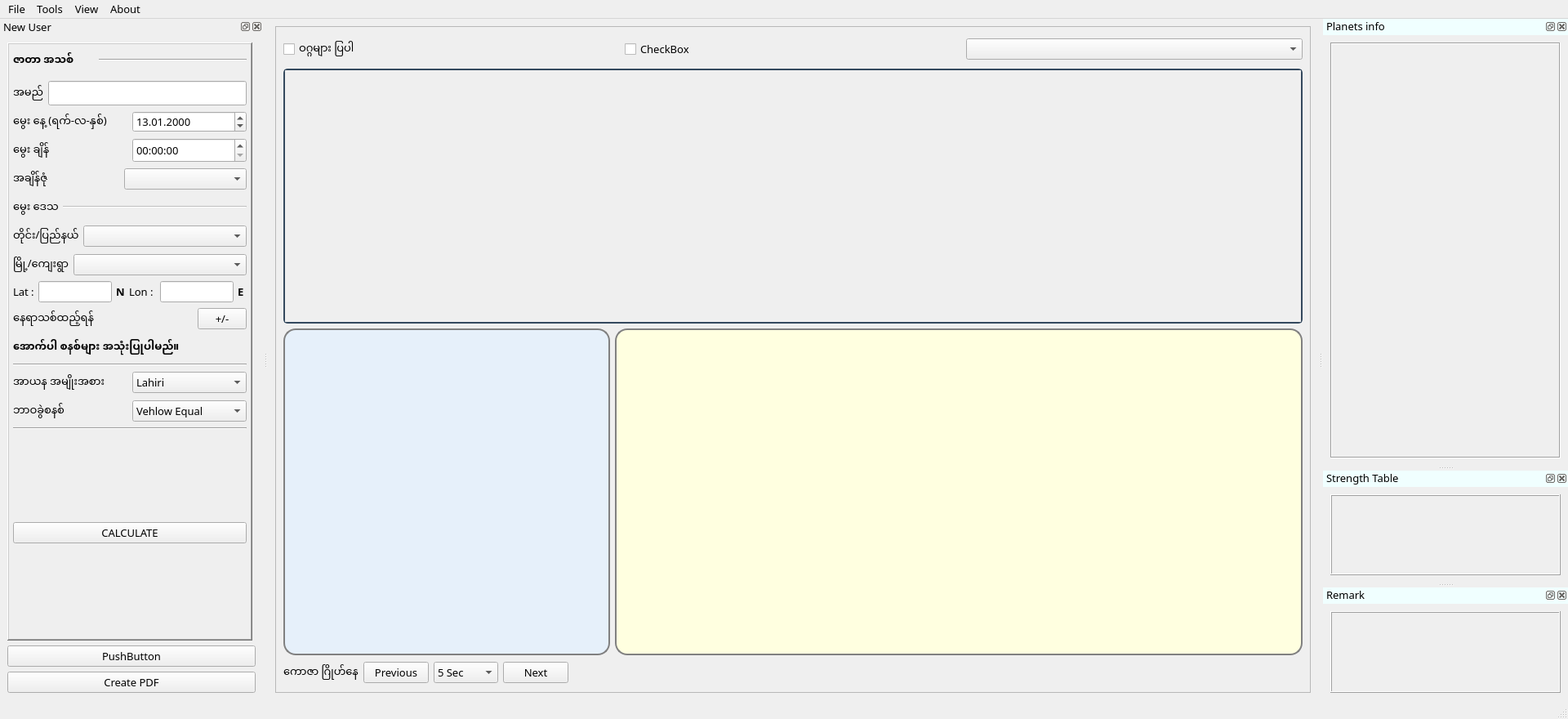
<?xml version="1.0" encoding="UTF-8"?>
<ui version="4.0">
 <class>MainWindow</class>
 <widget class="QMainWindow" name="MainWindow">
  <property name="geometry">
   <rect>
    <x>0</x>
    <y>0</y>
    <width>1920</width>
    <height>880</height>
   </rect>
  </property>
  <property name="sizePolicy">
   <sizepolicy hsizetype="Expanding" vsizetype="Expanding">
    <horstretch>0</horstretch>
    <verstretch>0</verstretch>
   </sizepolicy>
  </property>
  <property name="font">
   <font>
    <family>Pyidaungsu</family>
    <pointsize>10</pointsize>
   </font>
  </property>
  <property name="windowTitle">
   <string>Bharani App</string>
  </property>
  <property name="windowIcon">
   <iconset>
    <normaloff>res/VediIcon.ico</normaloff>res/VediIcon.ico</iconset>
  </property>
  <widget class="QWidget" name="centralwidget">
   <property name="enabled">
    <bool>true</bool>
   </property>
   <layout class="QHBoxLayout" name="horizontalLayout">
    <item>
     <widget class="QFrame" name="frame_2">
      <property name="frameShape">
       <enum>QFrame::StyledPanel</enum>
      </property>
      <property name="frameShadow">
       <enum>QFrame::Raised</enum>
      </property>
      <layout class="QGridLayout" name="gridLayout">
       <item row="0" column="0">
        <layout class="QVBoxLayout" name="verticalLayout_2">
         <item>
          <layout class="QHBoxLayout" name="horizontalLayout_3">
           <item>
            <widget class="QCheckBox" name="chkDivision">
             <property name="text">
              <string>ဝဂ္ဂများ ပြပါ</string>
             </property>
            </widget>
           </item>
           <item>
            <widget class="QCheckBox" name="chk">
             <property name="text">
              <string>CheckBox</string>
             </property>
            </widget>
           </item>
           <item>
            <widget class="QComboBox" name="cboCheckable"/>
           </item>
          </layout>
         </item>
         <item>
          <widget class="QScrollArea" name="frmcenter">
           <property name="maximumSize">
            <size>
             <width>16777215</width>
             <height>560</height>
            </size>
           </property>
           <property name="styleSheet">
            <string notr="true">QScrollArea {
                background-color: #E0FFFF;      /* နောက်ခံအရောင် (အမည်းရောင်အပြာ) */
                border-radius: 5px;            /* အနားလုံး */
                border: 2px solid #34495e;      /* အနားသတ် */
            }
            </string>
           </property>
           <property name="widgetResizable">
            <bool>true</bool>
           </property>
           <widget class="QWidget" name="scrollAreaWidgetContents">
            <property name="geometry">
             <rect>
              <x>0</x>
              <y>0</y>
              <width>1236</width>
              <height>267</height>
             </rect>
            </property>
           </widget>
          </widget>
         </item>
         <item>
          <layout class="QHBoxLayout" name="horizontalLayout_2">
           <item>
            <layout class="QHBoxLayout" name="horizontalLayout_4">
             <item>
              <widget class="QFrame" name="frmkawzar">
               <property name="sizePolicy">
                <sizepolicy hsizetype="Fixed" vsizetype="Fixed">
                 <horstretch>0</horstretch>
                 <verstretch>0</verstretch>
                </sizepolicy>
               </property>
               <property name="minimumSize">
                <size>
                 <width>400</width>
                 <height>400</height>
                </size>
               </property>
               <property name="styleSheet">
                <string notr="true">QFrame {
    background-color: #e6f0fa;  /* နုနယ်တဲ့ အပြာရောင် */
    border: 2px solid gray;      /* ဘောင်လေး ထည့်ကြည့် */
    border-radius: 15px;          /* ထောင့်ဝိုင်းလေး လုပ်ကြည့် */
}</string>
               </property>
               <property name="frameShape">
                <enum>QFrame::StyledPanel</enum>
               </property>
               <property name="frameShadow">
                <enum>QFrame::Raised</enum>
               </property>
              </widget>
             </item>
             <item>
              <widget class="QFrame" name="frmDasa">
               <property name="sizePolicy">
                <sizepolicy hsizetype="Preferred" vsizetype="Preferred">
                 <horstretch>0</horstretch>
                 <verstretch>0</verstretch>
                </sizepolicy>
               </property>
               <property name="minimumSize">
                <size>
                 <width>0</width>
                 <height>0</height>
                </size>
               </property>
               <property name="maximumSize">
                <size>
                 <width>16777215</width>
                 <height>16777215</height>
                </size>
               </property>
               <property name="styleSheet">
                <string notr="true">QFrame {
    background-color:lightyellow;  /* နုနယ်တဲ့ အပြာရောင် */
    border: 2px solid gray;      /* ဘောင်လေး ထည့်ကြည့် */
    border-radius: 15px;          /* ထောင့်ဝိုင်းလေး လုပ်ကြည့် */
}</string>
               </property>
               <property name="frameShape">
                <enum>QFrame::StyledPanel</enum>
               </property>
               <property name="frameShadow">
                <enum>QFrame::Raised</enum>
               </property>
              </widget>
             </item>
            </layout>
           </item>
          </layout>
         </item>
        </layout>
       </item>
       <item row="1" column="0">
        <layout class="QHBoxLayout" name="horizontalLayout_19">
         <item>
          <widget class="QLabel" name="label_17">
           <property name="text">
            <string>ကောဇာ ဂြိုဟ်နေ</string>
           </property>
          </widget>
         </item>
         <item>
          <widget class="QPushButton" name="btnPrev">
           <property name="text">
            <string>Previous</string>
           </property>
          </widget>
         </item>
         <item>
          <widget class="QComboBox" name="cboTimeSwitch">
           <item>
            <property name="text">
             <string>5 Sec</string>
            </property>
           </item>
           <item>
            <property name="text">
             <string>15 Sec</string>
            </property>
           </item>
           <item>
            <property name="text">
             <string>30 Sec</string>
            </property>
           </item>
           <item>
            <property name="text">
             <string>5 Min</string>
            </property>
           </item>
           <item>
            <property name="text">
             <string>15 Min</string>
            </property>
           </item>
           <item>
            <property name="text">
             <string>30 Min</string>
            </property>
           </item>
           <item>
            <property name="text">
             <string>1 Hour</string>
            </property>
           </item>
           <item>
            <property name="text">
             <string>1 Day</string>
            </property>
           </item>
           <item>
            <property name="text">
             <string>1 Month</string>
            </property>
           </item>
           <item>
            <property name="text">
             <string>1 Year</string>
            </property>
           </item>
          </widget>
         </item>
         <item>
          <widget class="QPushButton" name="btnNext">
           <property name="text">
            <string>Next</string>
           </property>
          </widget>
         </item>
         <item>
          <spacer name="horizontalSpacer">
           <property name="orientation">
            <enum>Qt::Horizontal</enum>
           </property>
           <property name="sizeHint" stdset="0">
            <size>
             <width>40</width>
             <height>20</height>
            </size>
           </property>
          </spacer>
         </item>
        </layout>
       </item>
      </layout>
     </widget>
    </item>
   </layout>
  </widget>
  <widget class="QMenuBar" name="menubar">
   <property name="geometry">
    <rect>
     <x>0</x>
     <y>0</y>
     <width>1920</width>
     <height>26</height>
    </rect>
   </property>
   <property name="sizePolicy">
    <sizepolicy hsizetype="Minimum" vsizetype="Minimum">
     <horstretch>0</horstretch>
     <verstretch>0</verstretch>
    </sizepolicy>
   </property>
   <widget class="QMenu" name="menuFile">
    <property name="title">
     <string>File</string>
    </property>
    <addaction name="actionNew"/>
    <addaction name="actionOpen"/>
    <addaction name="actionSave"/>
    <addaction name="separator"/>
    <addaction name="actionExit"/>
   </widget>
   <widget class="QMenu" name="menuTools">
    <property name="title">
     <string>Tools</string>
    </property>
    <addaction name="actionSettings"/>
    <addaction name="actionView"/>
   </widget>
   <widget class="QMenu" name="menuWindows">
    <property name="title">
     <string>View</string>
    </property>
    <addaction name="actionPlanets_info"/>
    <addaction name="actionStrength_Table"/>
    <addaction name="actionRemark"/>
    <addaction name="actionNew_User"/>
   </widget>
   <widget class="QMenu" name="menuAbout">
    <property name="title">
     <string>About</string>
    </property>
    <addaction name="actionAbout_Me"/>
   </widget>
   <addaction name="menuFile"/>
   <addaction name="menuTools"/>
   <addaction name="menuWindows"/>
   <addaction name="menuAbout"/>
  </widget>
  <widget class="QStatusBar" name="statusbar">
   <property name="baseSize">
    <size>
     <width>1024</width>
     <height>36</height>
    </size>
   </property>
   <property name="font">
    <font>
     <family>Pyidaungsu</family>
    </font>
   </property>
   <property name="Status :" stdset="0">
    <string>Good Contition</string>
   </property>
  </widget>
  <widget class="QDockWidget" name="docPlanetsInfo">
   <property name="minimumSize">
    <size>
     <width>300</width>
     <height>151</height>
    </size>
   </property>
   <property name="styleSheet">
    <string notr="true">QDockWidget::title {
    background-color: azure;      // Title Bar ရဲ့ နောက်ခံအရောင်
   // color: white;                // Title စာသားရဲ့ အရောင်
}</string>
   </property>
   <property name="windowTitle">
    <string>Planets info</string>
   </property>
   <attribute name="dockWidgetArea">
    <number>2</number>
   </attribute>
   <widget class="QWidget" name="dockWidgetContents">
    <layout class="QVBoxLayout" name="verticalLayout">
     <item>
      <widget class="QScrollArea" name="frm_planet_info">
       <property name="frameShape">
        <enum>QFrame::Box</enum>
       </property>
       <property name="widgetResizable">
        <bool>true</bool>
       </property>
       <widget class="QWidget" name="scrollAreaWidgetContents_2">
        <property name="geometry">
         <rect>
          <x>0</x>
          <y>0</y>
          <width>274</width>
          <height>350</height>
         </rect>
        </property>
       </widget>
      </widget>
     </item>
    </layout>
   </widget>
  </widget>
  <widget class="QDockWidget" name="docStrength">
   <property name="styleSheet">
    <string notr="true">QDockWidget::title {
    background-color: azure;      // Title Bar ရဲ့ နောက်ခံအရောင်
   // color: white;                // Title စာသားရဲ့ အရောင်
}</string>
   </property>
   <property name="windowTitle">
    <string>Strength Table</string>
   </property>
   <attribute name="dockWidgetArea">
    <number>2</number>
   </attribute>
   <widget class="QWidget" name="dockWidgetContents_3">
    <layout class="QVBoxLayout" name="verticalLayout_3">
     <item>
      <widget class="QFrame" name="frm_strength_table">
       <property name="frameShape">
        <enum>QFrame::Box</enum>
       </property>
       <property name="frameShadow">
        <enum>QFrame::Raised</enum>
       </property>
      </widget>
     </item>
    </layout>
   </widget>
  </widget>
  <widget class="QDockWidget" name="docRemark">
   <property name="styleSheet">
    <string notr="true">QDockWidget::title {
    background-color: azure;      // Title Bar ရဲ့ နောက်ခံအရောင်
   // color: white;                // Title စာသားရဲ့ အရောင်
}</string>
   </property>
   <property name="windowTitle">
    <string>Remark</string>
   </property>
   <attribute name="dockWidgetArea">
    <number>2</number>
   </attribute>
   <widget class="QWidget" name="dockWidgetContents_4">
    <layout class="QVBoxLayout" name="verticalLayout_5">
     <item>
      <widget class="QFrame" name="frm_remark">
       <property name="styleSheet">
        <string notr="true"/>
       </property>
       <property name="frameShape">
        <enum>QFrame::Box</enum>
       </property>
       <property name="frameShadow">
        <enum>QFrame::Raised</enum>
       </property>
      </widget>
     </item>
    </layout>
   </widget>
  </widget>
  <widget class="QDockWidget" name="docNew">
   <property name="minimumSize">
    <size>
     <width>322</width>
     <height>779</height>
    </size>
   </property>
   <property name="font">
    <font/>
   </property>
   <property name="styleSheet">
    <string notr="true">QDockWidget#StyledDock {
        border: 2px solid #333333;       /* ဘောင်ပြမယ် */
        background-color: #e0e0e0;
        border-radius: 5px;
    }
    QDockWidget#StyledDock::title {
        background-color: #lightblue;       /* Title အရောင် */
        color: white;
        padding-left: 15px;              /* သင်္ကေတအတွက် နေရာခွာ */
        padding-right: 5px;
        height: 24px;                    /* အမြင့်သတ်မှတ် */
        border: 1px solid #005a9e;       /* Title ဘောင် */
    }</string>
   </property>
   <property name="windowTitle">
    <string>New User</string>
   </property>
   <attribute name="dockWidgetArea">
    <number>1</number>
   </attribute>
   <widget class="QWidget" name="dockWidgetContents_9">
    <layout class="QVBoxLayout" name="verticalLayout_4">
     <item>
      <widget class="QFrame" name="frame_3">
       <property name="sizePolicy">
        <sizepolicy hsizetype="Fixed" vsizetype="Preferred">
         <horstretch>0</horstretch>
         <verstretch>0</verstretch>
        </sizepolicy>
       </property>
       <property name="minimumSize">
        <size>
         <width>300</width>
         <height>0</height>
        </size>
       </property>
       <property name="maximumSize">
        <size>
         <width>300</width>
         <height>16777215</height>
        </size>
       </property>
       <property name="font">
        <font>
         <family>Pyidaungsu</family>
         <pointsize>10</pointsize>
        </font>
       </property>
       <property name="autoFillBackground">
        <bool>true</bool>
       </property>
       <property name="frameShape">
        <enum>QFrame::WinPanel</enum>
       </property>
       <property name="frameShadow">
        <enum>QFrame::Raised</enum>
       </property>
       <property name="lineWidth">
        <number>1</number>
       </property>
       <layout class="QVBoxLayout" name="verticalLayout_7">
        <property name="spacing">
         <number>5</number>
        </property>
        <property name="leftMargin">
         <number>5</number>
        </property>
        <property name="topMargin">
         <number>5</number>
        </property>
        <property name="rightMargin">
         <number>5</number>
        </property>
        <item>
         <layout class="QHBoxLayout" name="horizontalLayout_32">
          <property name="bottomMargin">
           <number>5</number>
          </property>
          <item>
           <widget class="QLabel" name="label_28">
            <property name="enabled">
             <bool>true</bool>
            </property>
            <property name="maximumSize">
             <size>
              <width>100</width>
              <height>16777215</height>
             </size>
            </property>
            <property name="font">
             <font>
              <family>Pyidaungsu</family>
              <pointsize>10</pointsize>
              <weight>75</weight>
              <bold>true</bold>
             </font>
            </property>
            <property name="text">
             <string>ဇာတာ အသစ်</string>
            </property>
            <property name="margin">
             <number>1</number>
            </property>
           </widget>
          </item>
          <item>
           <widget class="Line" name="line_6">
            <property name="orientation">
             <enum>Qt::Horizontal</enum>
            </property>
           </widget>
          </item>
         </layout>
        </item>
        <item>
         <layout class="QHBoxLayout" name="horizontalLayout_33">
          <item>
           <widget class="QLabel" name="label_31">
            <property name="enabled">
             <bool>true</bool>
            </property>
            <property name="minimumSize">
             <size>
              <width>0</width>
              <height>0</height>
             </size>
            </property>
            <property name="maximumSize">
             <size>
              <width>16777215</width>
              <height>16777215</height>
             </size>
            </property>
            <property name="baseSize">
             <size>
              <width>75</width>
              <height>0</height>
             </size>
            </property>
            <property name="font">
             <font>
              <family>Pyidaungsu</family>
              <pointsize>10</pointsize>
              <weight>50</weight>
              <bold>false</bold>
             </font>
            </property>
            <property name="text">
             <string>အမည်</string>
            </property>
           </widget>
          </item>
          <item>
           <widget class="QLineEdit" name="txtname_2">
            <property name="enabled">
             <bool>true</bool>
            </property>
            <property name="sizePolicy">
             <sizepolicy hsizetype="Expanding" vsizetype="Preferred">
              <horstretch>0</horstretch>
              <verstretch>0</verstretch>
             </sizepolicy>
            </property>
            <property name="minimumSize">
             <size>
              <width>0</width>
              <height>0</height>
             </size>
            </property>
            <property name="maximumSize">
             <size>
              <width>16777215</width>
              <height>16777215</height>
             </size>
            </property>
            <property name="font">
             <font>
              <family>Pyidaungsu</family>
              <pointsize>10</pointsize>
             </font>
            </property>
            <property name="tabletTracking">
             <bool>false</bool>
            </property>
           </widget>
          </item>
         </layout>
        </item>
        <item>
         <layout class="QHBoxLayout" name="horizontalLayout_34">
          <item>
           <widget class="QLabel" name="label_32">
            <property name="maximumSize">
             <size>
              <width>160</width>
              <height>16777215</height>
             </size>
            </property>
            <property name="font">
             <font>
              <family>Pyidaungsu</family>
              <pointsize>10</pointsize>
              <weight>50</weight>
              <bold>false</bold>
             </font>
            </property>
            <property name="text">
             <string>မွေး နေ့ (ရက်-လ-နှစ်)</string>
            </property>
           </widget>
          </item>
          <item>
           <widget class="QDateEdit" name="cbodate_2">
            <property name="enabled">
             <bool>true</bool>
            </property>
            <property name="font">
             <font>
              <family>Pyidaungsu</family>
              <pointsize>10</pointsize>
             </font>
            </property>
            <property name="displayFormat">
             <string>dd.MM.yyyy</string>
            </property>
            <property name="date">
             <date>
              <year>2000</year>
              <month>1</month>
              <day>13</day>
             </date>
            </property>
           </widget>
          </item>
         </layout>
        </item>
        <item>
         <layout class="QHBoxLayout" name="horizontalLayout_35">
          <item>
           <widget class="QLabel" name="label_33">
            <property name="enabled">
             <bool>true</bool>
            </property>
            <property name="sizePolicy">
             <sizepolicy hsizetype="Minimum" vsizetype="Preferred">
              <horstretch>0</horstretch>
              <verstretch>0</verstretch>
             </sizepolicy>
            </property>
            <property name="minimumSize">
             <size>
              <width>0</width>
              <height>0</height>
             </size>
            </property>
            <property name="maximumSize">
             <size>
              <width>16777215</width>
              <height>16777215</height>
             </size>
            </property>
            <property name="font">
             <font>
              <family>Pyidaungsu</family>
              <pointsize>10</pointsize>
             </font>
            </property>
            <property name="text">
             <string>မွေး ချိန်</string>
            </property>
           </widget>
          </item>
          <item>
           <widget class="QTimeEdit" name="cbotime_2">
            <property name="sizePolicy">
             <sizepolicy hsizetype="Preferred" vsizetype="Preferred">
              <horstretch>0</horstretch>
              <verstretch>0</verstretch>
             </sizepolicy>
            </property>
            <property name="minimumSize">
             <size>
              <width>0</width>
              <height>0</height>
             </size>
            </property>
            <property name="maximumSize">
             <size>
              <width>16777215</width>
              <height>16777215</height>
             </size>
            </property>
            <property name="font">
             <font>
              <family>Pyidaungsu</family>
              <pointsize>10</pointsize>
             </font>
            </property>
           </widget>
          </item>
         </layout>
        </item>
        <item>
         <layout class="QHBoxLayout" name="horizontalLayout_36">
          <item>
           <widget class="QLabel" name="lblTimeZone_3">
            <property name="sizePolicy">
             <sizepolicy hsizetype="Expanding" vsizetype="Preferred">
              <horstretch>0</horstretch>
              <verstretch>0</verstretch>
             </sizepolicy>
            </property>
            <property name="minimumSize">
             <size>
              <width>0</width>
              <height>0</height>
             </size>
            </property>
            <property name="maximumSize">
             <size>
              <width>16777215</width>
              <height>16777215</height>
             </size>
            </property>
            <property name="font">
             <font>
              <family>Pyidaungsu</family>
              <pointsize>10</pointsize>
             </font>
            </property>
            <property name="text">
             <string>အချိန်ဇုံ</string>
            </property>
            <property name="alignment">
             <set>Qt::AlignLeading|Qt::AlignLeft|Qt::AlignVCenter</set>
            </property>
           </widget>
          </item>
          <item>
           <widget class="QComboBox" name="cbotimezone_2">
            <property name="sizePolicy">
             <sizepolicy hsizetype="Maximum" vsizetype="Fixed">
              <horstretch>0</horstretch>
              <verstretch>0</verstretch>
             </sizepolicy>
            </property>
            <property name="minimumSize">
             <size>
              <width>150</width>
              <height>0</height>
             </size>
            </property>
            <property name="maximumSize">
             <size>
              <width>200</width>
              <height>16777215</height>
             </size>
            </property>
            <property name="font">
             <font>
              <family>Pyidaungsu</family>
              <pointsize>10</pointsize>
             </font>
            </property>
           </widget>
          </item>
         </layout>
        </item>
        <item>
         <layout class="QHBoxLayout" name="horizontalLayout_37">
          <item>
           <widget class="QLabel" name="label_34">
            <property name="sizePolicy">
             <sizepolicy hsizetype="Fixed" vsizetype="Preferred">
              <horstretch>0</horstretch>
              <verstretch>0</verstretch>
             </sizepolicy>
            </property>
            <property name="maximumSize">
             <size>
              <width>16777215</width>
              <height>16777215</height>
             </size>
            </property>
            <property name="font">
             <font>
              <family>Pyidaungsu</family>
              <pointsize>10</pointsize>
              <weight>50</weight>
              <bold>false</bold>
             </font>
            </property>
            <property name="text">
             <string>မွေး ဒေသ</string>
            </property>
           </widget>
          </item>
          <item>
           <widget class="Line" name="line_7">
            <property name="enabled">
             <bool>false</bool>
            </property>
            <property name="sizePolicy">
             <sizepolicy hsizetype="Preferred" vsizetype="Fixed">
              <horstretch>0</horstretch>
              <verstretch>0</verstretch>
             </sizepolicy>
            </property>
            <property name="orientation">
             <enum>Qt::Horizontal</enum>
            </property>
           </widget>
          </item>
         </layout>
        </item>
        <item>
         <layout class="QHBoxLayout" name="horizontalLayout_38">
          <item>
           <widget class="QLabel" name="label_35">
            <property name="sizePolicy">
             <sizepolicy hsizetype="Fixed" vsizetype="Preferred">
              <horstretch>0</horstretch>
              <verstretch>0</verstretch>
             </sizepolicy>
            </property>
            <property name="font">
             <font>
              <family>Pyidaungsu</family>
              <pointsize>10</pointsize>
             </font>
            </property>
            <property name="text">
             <string>တိုင်း/ပြည်နယ်</string>
            </property>
           </widget>
          </item>
          <item>
           <widget class="QComboBox" name="cbostate_2">
            <property name="enabled">
             <bool>true</bool>
            </property>
            <property name="font">
             <font>
              <family>Pyidaungsu</family>
              <pointsize>10</pointsize>
             </font>
            </property>
           </widget>
          </item>
         </layout>
        </item>
        <item>
         <layout class="QHBoxLayout" name="horizontalLayout_39">
          <item>
           <widget class="QLabel" name="label_36">
            <property name="enabled">
             <bool>true</bool>
            </property>
            <property name="sizePolicy">
             <sizepolicy hsizetype="Fixed" vsizetype="Preferred">
              <horstretch>0</horstretch>
              <verstretch>0</verstretch>
             </sizepolicy>
            </property>
            <property name="font">
             <font>
              <family>Pyidaungsu</family>
              <pointsize>10</pointsize>
             </font>
            </property>
            <property name="text">
             <string>မြို့/ကျေးရွာ</string>
            </property>
           </widget>
          </item>
          <item>
           <widget class="QComboBox" name="cbocity_2">
            <property name="enabled">
             <bool>true</bool>
            </property>
            <property name="font">
             <font>
              <family>Pyidaungsu</family>
              <pointsize>10</pointsize>
             </font>
            </property>
           </widget>
          </item>
         </layout>
        </item>
        <item>
         <layout class="QHBoxLayout" name="horizontalLayout_40">
          <item>
           <widget class="QLabel" name="label_37">
            <property name="font">
             <font>
              <family>Pyidaungsu</family>
              <pointsize>10</pointsize>
             </font>
            </property>
            <property name="text">
             <string>Lat :</string>
            </property>
           </widget>
          </item>
          <item>
           <widget class="QLineEdit" name="txtlat_2">
            <property name="font">
             <font>
              <family>Pyidaungsu</family>
              <pointsize>10</pointsize>
             </font>
            </property>
            <property name="maxLength">
             <number>10</number>
            </property>
           </widget>
          </item>
          <item>
           <widget class="QLabel" name="lblN_3">
            <property name="enabled">
             <bool>true</bool>
            </property>
            <property name="font">
             <font>
              <family>Pyidaungsu</family>
              <pointsize>10</pointsize>
              <weight>75</weight>
              <bold>true</bold>
             </font>
            </property>
            <property name="text">
             <string>N</string>
            </property>
           </widget>
          </item>
          <item>
           <widget class="QLabel" name="label_38">
            <property name="font">
             <font>
              <family>Pyidaungsu</family>
              <pointsize>10</pointsize>
             </font>
            </property>
            <property name="text">
             <string>Lon : </string>
            </property>
           </widget>
          </item>
          <item>
           <widget class="QLineEdit" name="txtlon_2">
            <property name="font">
             <font>
              <family>Pyidaungsu</family>
              <pointsize>10</pointsize>
             </font>
            </property>
            <property name="maxLength">
             <number>10</number>
            </property>
           </widget>
          </item>
          <item>
           <widget class="QLabel" name="lblE_3">
            <property name="font">
             <font>
              <family>Pyidaungsu</family>
              <pointsize>10</pointsize>
              <weight>75</weight>
              <bold>true</bold>
             </font>
            </property>
            <property name="text">
             <string>E </string>
            </property>
           </widget>
          </item>
         </layout>
        </item>
        <item>
         <layout class="QHBoxLayout" name="horizontalLayout_41">
          <item>
           <widget class="QLabel" name="label_39">
            <property name="enabled">
             <bool>true</bool>
            </property>
            <property name="sizePolicy">
             <sizepolicy hsizetype="Preferred" vsizetype="Preferred">
              <horstretch>0</horstretch>
              <verstretch>0</verstretch>
             </sizepolicy>
            </property>
            <property name="font">
             <font>
              <family>Pyidaungsu</family>
              <pointsize>10</pointsize>
             </font>
            </property>
            <property name="text">
             <string>နေရာသစ်ထည့်ရန်</string>
            </property>
           </widget>
          </item>
          <item>
           <widget class="QPushButton" name="btn_edit_place_2">
            <property name="maximumSize">
             <size>
              <width>60</width>
              <height>16777215</height>
             </size>
            </property>
            <property name="font">
             <font>
              <family>Pyidaungsu</family>
              <pointsize>10</pointsize>
             </font>
            </property>
            <property name="text">
             <string>+/-</string>
            </property>
           </widget>
          </item>
         </layout>
        </item>
        <item>
         <widget class="QLabel" name="label_40">
          <property name="font">
           <font>
            <family>Pyidaungsu</family>
            <pointsize>10</pointsize>
            <weight>75</weight>
            <bold>true</bold>
           </font>
          </property>
          <property name="text">
           <string>အောက်ပါ စနစ်များ အသုံးပြုပါမည်။</string>
          </property>
          <property name="margin">
           <number>5</number>
          </property>
         </widget>
        </item>
        <item>
         <widget class="Line" name="line">
          <property name="orientation">
           <enum>Qt::Horizontal</enum>
          </property>
         </widget>
        </item>
        <item>
         <layout class="QHBoxLayout" name="horizontalLayout_42">
          <item>
           <widget class="QLabel" name="label_41">
            <property name="minimumSize">
             <size>
              <width>176</width>
              <height>0</height>
             </size>
            </property>
            <property name="maximumSize">
             <size>
              <width>176</width>
              <height>16777215</height>
             </size>
            </property>
            <property name="font">
             <font>
              <family>Pyidaungsu</family>
              <pointsize>10</pointsize>
             </font>
            </property>
            <property name="text">
             <string>အာယန အမျိုးအစား</string>
            </property>
           </widget>
          </item>
          <item>
           <widget class="QComboBox" name="cboaryana_2">
            <property name="minimumSize">
             <size>
              <width>0</width>
              <height>0</height>
             </size>
            </property>
            <property name="maximumSize">
             <size>
              <width>213</width>
              <height>16777215</height>
             </size>
            </property>
            <property name="font">
             <font>
              <family>Pyidaungsu</family>
              <pointsize>10</pointsize>
             </font>
            </property>
            <property name="styleSheet">
             <string notr="true"/>
            </property>
            <property name="currentIndex">
             <number>0</number>
            </property>
            <property name="duplicatesEnabled">
             <bool>false</bool>
            </property>
            <item>
             <property name="text">
              <string>Lahiri</string>
             </property>
            </item>
            <item>
             <property name="text">
              <string>Krishnamurti</string>
             </property>
            </item>
            <item>
             <property name="text">
              <string>Raman</string>
             </property>
            </item>
            <item>
             <property name="text">
              <string>Fagan/Bradley</string>
             </property>
            </item>
            <item>
             <property name="text">
              <string>Yukteshwar</string>
             </property>
            </item>
            <item>
             <property name="text">
              <string>J2000</string>
             </property>
            </item>
            <item>
             <property name="text">
              <string>Suryasiddhanta</string>
             </property>
            </item>
            <item>
             <property name="text">
              <string>True Citra / True Revati</string>
             </property>
            </item>
            <item>
             <property name="text">
              <string>Galactic Center / Dhruva</string>
             </property>
            </item>
           </widget>
          </item>
         </layout>
        </item>
        <item>
         <layout class="QHBoxLayout" name="horizontalLayout_43">
          <item>
           <widget class="QLabel" name="label_42">
            <property name="font">
             <font>
              <family>Pyidaungsu</family>
              <pointsize>10</pointsize>
             </font>
            </property>
            <property name="text">
             <string>ဘာဝခွဲစနစ်</string>
            </property>
           </widget>
          </item>
          <item>
           <widget class="QComboBox" name="cbo_house_system_2">
            <property name="font">
             <font>
              <family>Pyidaungsu</family>
              <pointsize>10</pointsize>
             </font>
            </property>
            <property name="currentIndex">
             <number>1</number>
            </property>
            <item>
             <property name="text">
              <string>Whole Sign</string>
             </property>
            </item>
            <item>
             <property name="text">
              <string>Vehlow Equal</string>
             </property>
            </item>
            <item>
             <property name="text">
              <string>Equal</string>
             </property>
            </item>
            <item>
             <property name="text">
              <string>Placidus</string>
             </property>
            </item>
            <item>
             <property name="text">
              <string>Sripati</string>
             </property>
            </item>
            <item>
             <property name="text">
              <string>Porphyry</string>
             </property>
            </item>
           </widget>
          </item>
         </layout>
        </item>
        <item>
         <widget class="Line" name="line_8">
          <property name="orientation">
           <enum>Qt::Horizontal</enum>
          </property>
         </widget>
        </item>
        <item>
         <spacer name="verticalSpacer_4">
          <property name="orientation">
           <enum>Qt::Vertical</enum>
          </property>
          <property name="sizeHint" stdset="0">
           <size>
            <width>20</width>
            <height>75</height>
           </size>
          </property>
         </spacer>
        </item>
        <item>
         <widget class="QPushButton" name="btn_calculate">
          <property name="font">
           <font>
            <family>Pyidaungsu</family>
            <pointsize>10</pointsize>
            <weight>50</weight>
            <bold>false</bold>
           </font>
          </property>
          <property name="text">
           <string>  CALCULATE  </string>
          </property>
         </widget>
        </item>
        <item>
         <spacer name="verticalSpacer_3">
          <property name="orientation">
           <enum>Qt::Vertical</enum>
          </property>
          <property name="sizeHint" stdset="0">
           <size>
            <width>20</width>
            <height>40</height>
           </size>
          </property>
         </spacer>
        </item>
       </layout>
      </widget>
     </item>
     <item>
      <widget class="QPushButton" name="btn">
       <property name="font">
        <font>
         <family>Pyidaungsu</family>
         <pointsize>10</pointsize>
        </font>
       </property>
       <property name="text">
        <string>PushButton</string>
       </property>
      </widget>
     </item>
     <item>
      <widget class="QPushButton" name="btn_export_pdf">
       <property name="font">
        <font>
         <family>Pyidaungsu</family>
         <pointsize>10</pointsize>
        </font>
       </property>
       <property name="text">
        <string>Create PDF</string>
       </property>
      </widget>
     </item>
    </layout>
   </widget>
  </widget>
  <action name="actionNew">
   <property name="text">
    <string>New</string>
   </property>
  </action>
  <action name="actionOpen">
   <property name="text">
    <string>Open</string>
   </property>
  </action>
  <action name="actionSave">
   <property name="text">
    <string>Save</string>
   </property>
  </action>
  <action name="actionExit">
   <property name="text">
    <string>Exit</string>
   </property>
  </action>
  <action name="actionSettings">
   <property name="text">
    <string>Settings</string>
   </property>
  </action>
  <action name="actionAbout_Me">
   <property name="text">
    <string>About Me</string>
   </property>
  </action>
  <action name="actionView">
   <property name="text">
    <string>View</string>
   </property>
  </action>
  <action name="actionPlanets_info">
   <property name="checkable">
    <bool>true</bool>
   </property>
   <property name="checked">
    <bool>true</bool>
   </property>
   <property name="text">
    <string>Planets info</string>
   </property>
  </action>
  <action name="actionStrength_Table">
   <property name="checkable">
    <bool>true</bool>
   </property>
   <property name="checked">
    <bool>true</bool>
   </property>
   <property name="text">
    <string>Strength Table</string>
   </property>
  </action>
  <action name="actionRemark">
   <property name="checkable">
    <bool>true</bool>
   </property>
   <property name="checked">
    <bool>true</bool>
   </property>
   <property name="text">
    <string>Remark</string>
   </property>
  </action>
  <action name="actionNew_User">
   <property name="text">
    <string>New User</string>
   </property>
  </action>
 </widget>
 <resources/>
 <connections/>
</ui>
